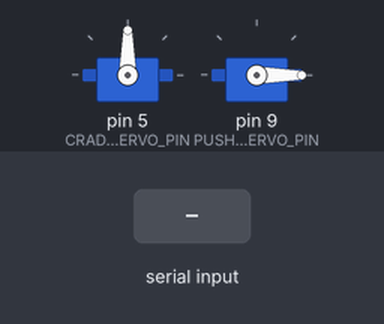
Bench run of a sketch on a simulated Arduino Uno, built with avr-gcc and run on an emulated ATmega328P. On the bench: 2 × servo. The test bench sets the inputs (shaded band).

Above: at 1.2 s.
1.3 s: "a" received over Serial
At 2.0 s:
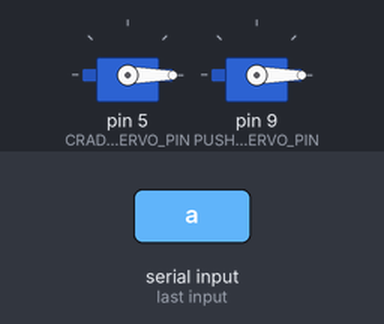
2.8 s: "d" received over Serial
At 3.1 s:
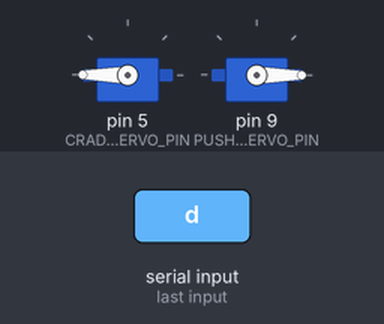
4.3 s: "w" received over Serial
At 5.1 s:
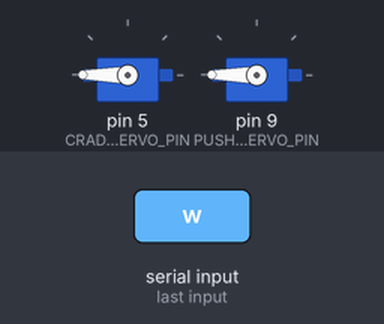
Timing chart, 0 to 7.3 s (numbered marks = the images above; inputs shaded):
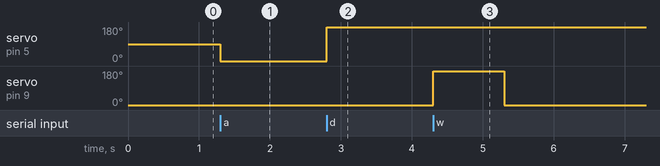

Measured:
- after the input at 1.3 s, servo on pin 5 (CRADLE_SERVO_PIN): 90° → 0° at once
- after the input at 2.8 s, servo on pin 5 (CRADLE_SERVO_PIN): 0° → 180° at once
- after the input at 4.3 s, servo on pin 9 (PUSHARM_SERVO_PIN): 0° → 180° at once, → 0° 1.0 s later

The sketch:

rubiks_controller.ino
```cpp
/* Rubiks Cube code hackathon */
#include <Servo.h>


#define CRADLE_SERVO_PIN 5
#define PUSHARM_SERVO_PIN 9
#define CRADLE_SERVO_CENTER 90
#define PUSHARM_SERVO_CENTER 0

// Servo's to control the rotation of the bottom of cube
Servo cradle;
int cradlePos = CRADLE_SERVO_CENTER;

// Servot to push the cube over
Servo pushArm;


char lastAction = 'l';
unsigned long lastActionMillis = 0L;
void setup() {
  Serial.begin(9600);

  // Attach and Center Cradle Servo
  cradle.attach(CRADLE_SERVO_PIN);
  cradle.write(CRADLE_SERVO_CENTER);

  // Attack and Set push arm to star position
  pushArm.attach(PUSHARM_SERVO_PIN);
  pushArm.write(PUSHARM_SERVO_CENTER);

}

void handle(char input) {
  if(input == 'a' && cradlePos != 0){
    cradle.write(0);
    cradlePos = 0;
  } else if (input == 'd' && cradlePos != 180) {
    // Rotate cube cw
    cradle.write(180);
    cradlePos = 180;
  } else if (input == 'w') {
    pushArm.write(180);
    delay(1000);
    pushArm.write(0);
  }

  if (input == 'a' || input == 'd' || input =='w') {
    lastAction = input;
  }
}

void loop() {
  // put your main code here, to run repeatedly:
  if(Serial.available() > 0) {
    char boobs = Serial.read();
    handle(boobs);
  }
}
```
